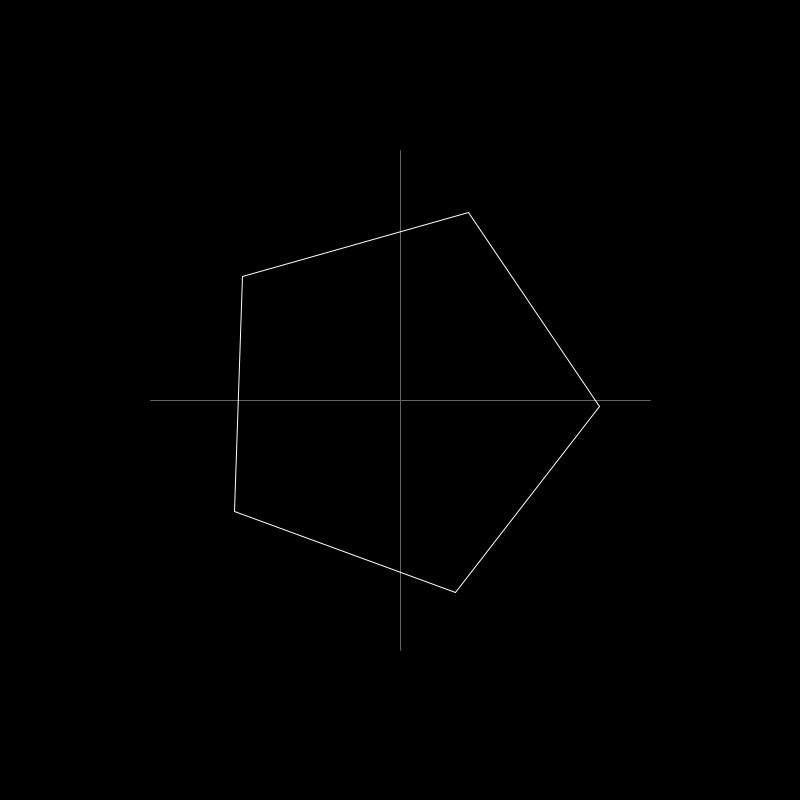
Frame 1 (no input)
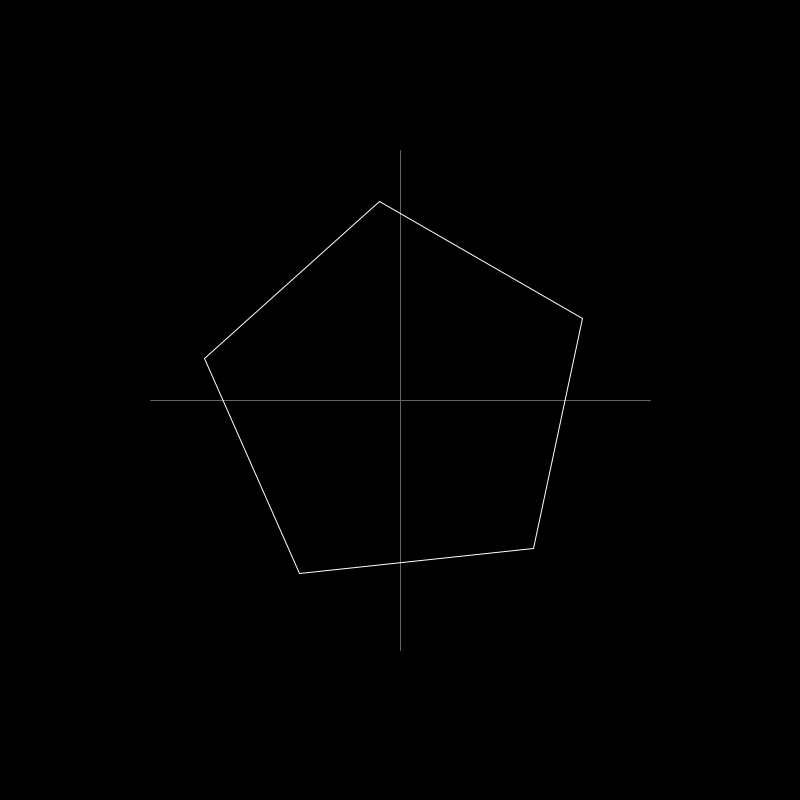
Frame 60 (the mouse pressed at the canvas centre just before this capture)
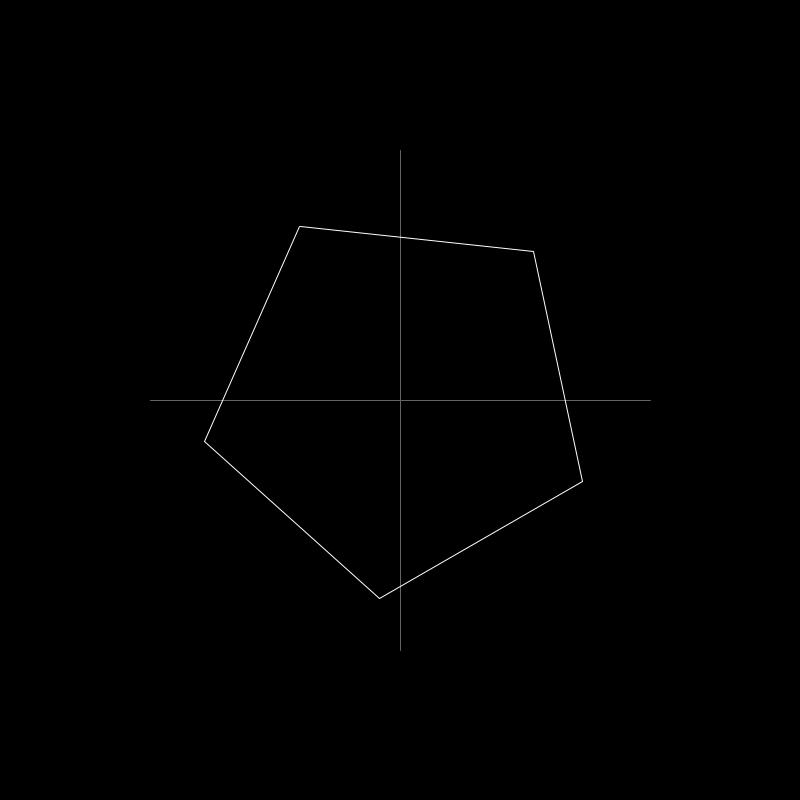
Frame 120 (the mouse held since frame 60 and released just before this capture)

The Processing sketch that drew these frames (run headless with seeded random() and noise(); from frame 60 on, the mouse is pressed at the canvas centre):

// Processing sketch: sketch_01c_polygon_rotation
// ── sketch_01c_polygon_rotation.pde
int sides= 5;
int radius = 200;
int rotation=0;

void setup() {
  size(800, 800); //We set up the size of the display
  background(0);  //We set up the background color
  frameRate(24);  //We set up the frame rate of the application (24 frames per second = normal movie frame rate)
}

void draw(){
  background(0); // We clear the screen in every frame by coloring it black 
  
  rotation = rotation +2; //We increment rotation by 2º in every frame
  
  translate(400,400);    //we put the coords center in (400,400) so it's in the center of the canvas
  //rotate(radians(-90)); //this line rotates the viewport 90º counterclockwise to make the 0º face upwards.
  
  stroke(100,100,100);   // We set the color to grey and we draw both axis
  line(-250,0,250,0);  
  line(0,-250,0,250);
   
  stroke(255,255,255);  // We set the color to white
  
  // We draw the polygon
  for(int i=0;i<sides; i++){
    float vert1X = radius*cos(radians((360/sides)*i)+radians(rotation));      //Here we find the x and y coordinates of the current vertex
    float vert1Y = radius*sin(radians((360/sides)*i)+radians(rotation));
    float vert2X = radius*cos(radians((360/sides)*(i+1))+radians(rotation));  //And the next vertex
    float vert2Y = radius*sin(radians((360/sides)*(i+1))+radians(rotation));  //using basic trigonometric operations
    
    line(vert1X, vert1Y,vert2X,vert2Y);                     //So we can draw a line between the current vertex and the next one
  }
}
